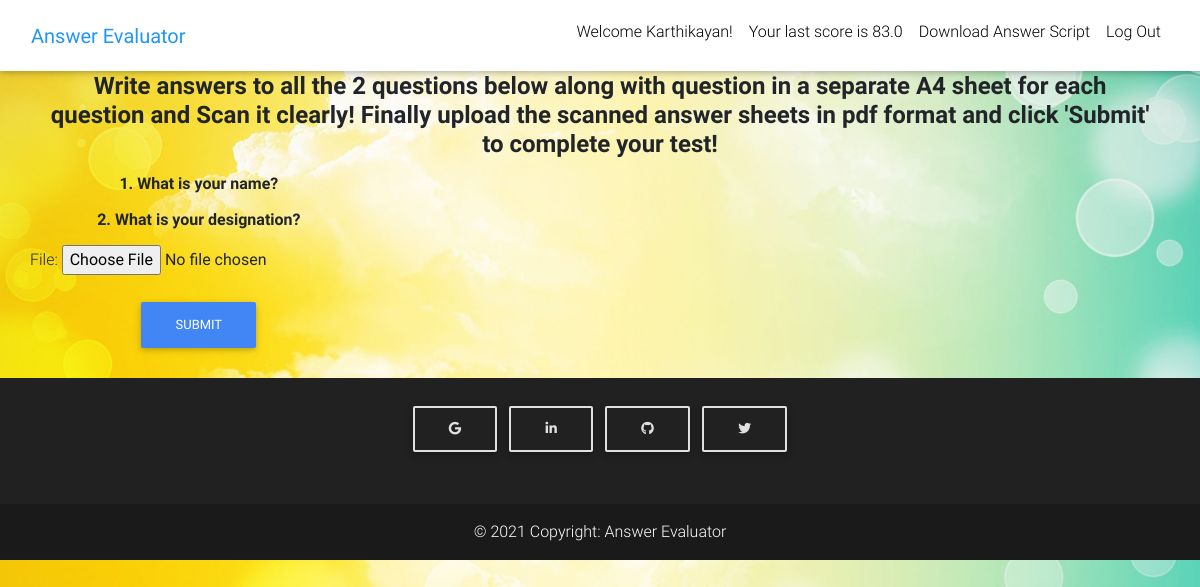
Page /offline (signed in) on the committed database.
### core/models.py (models this page shows)
class Scores(models.Model):
    user = models.ForeignKey(settings.AUTH_USER_MODEL,
                             on_delete=models.CASCADE)
    score = models.FloatField()

class Questions(models.Model):
    question = models.TextField(max_length=250)
    answer = models.TextField(max_length=1000)

### core/views.py (the view, shortened to what this page needs)
# urls.py: path('offline', OfflineAnswerView.as_view(), name='offline'),
class OfflineAnswerView(View):
    def get(self, *args, **kwargs):
            questions = Questions.objects.all()
            score = None
            form = GetAnswer()
            if self.request.user.is_authenticated:
                score = Scores.objects.filter(user=self.request.user)
                if score.exists():
                    score = score[0].score
            context = {
                'questions':questions,
                'l': len(questions),
                'score':score,
                'form':form,
            }
            return render(self.request, 'offline.html', context)

### core/forms.py
class GetAnswer(forms.Form):
    file = forms.FileField()

### templates/offline.html (shortened to what this page needs)
{% extends "base.html" %}
{% block content %}
  <main>
    {% if request.user.is_authenticated %}
    <div class="container">
      <section class="text-center mb-4">
        <h4><p class="text-center font-weight-bold">Write answers to all the {{l}} questions below along with question in a separate A4 sheet for each question and Scan it clearly!
            Finally upload the scanned answer sheets in pdf format and click 'Submit' to complete your test!</p></h4>
        <div class="row wow fadeIn">
          <form action="{% url 'core:offline' %}" method="POST" class="post-form" enctype="multipart/form-data">
            {% for question in questions %}
            <h6><label class="text-center font-weight-bold">{{forloop.counter}}. {{ question.question }}</label></h6>
            {% endfor %}
            {{ form.as_p }}
          <button type='submit' class="btn btn-primary">Submit</button>
        </form>
        </div>
      </section>
    {% else %}
    <p class="text-center font-weight-bold">Please login/sign up to start your test!</p>
    {% endif %}
  </main>
{% endblock content %}

### templates/navbar.html (shortened to what this page needs)
<nav class="navbar fixed-top navbar-expand-lg navbar-light white scrolling-navbar">
  <div class="container-fluid">
      <a class="navbar-brand waves-effect" href="/">
        <strong class="blue-text">Answer Evaluator</strong>
      </a>
      <div class="collapse navbar-collapse" id="navbarSupportedContent">
        <ul class="navbar-nav me-auto mb-2 mb-lg-0">
          {% if request.user.is_authenticated %}
          <li class="nav-item">
              <span class="nav-link waves-effect clearfix d-sm-inline-block"> Welcome {{user.username}}! </span>
          </li>
          {% if score != None %}
          <li class="nav-item">
              <span class="nav-link waves-effect clearfix d-sm-inline-block"> Your last score is {{score}} </span>
          </li>
          <li class="nav-item">
            <a target="_blank" class="nav-link waves-effect" href="{% url 'core:pdf' %}">
              <span class="clearfix d-sm-inline-block"> Download Answer Script </span>
            </a>
          </li>
          {% endif %}
          <li class="nav-item">
            <a class="nav-link waves-effect" href="{% url 'account_logout' %}">
              <span class="clearfix d-sm-inline-block"> Log Out </span>
            </a>
          </li>
          {% endif %}
        </ul>
      </div>
    </div>
  </nav>

### rows in the picture
Scores: score "83.0"
Questions: question "What is your name?"
Questions: question "What is your designation?"

### other values in the picture
{{ user.username }} "Karthikayan"
{{ l }} "2"
